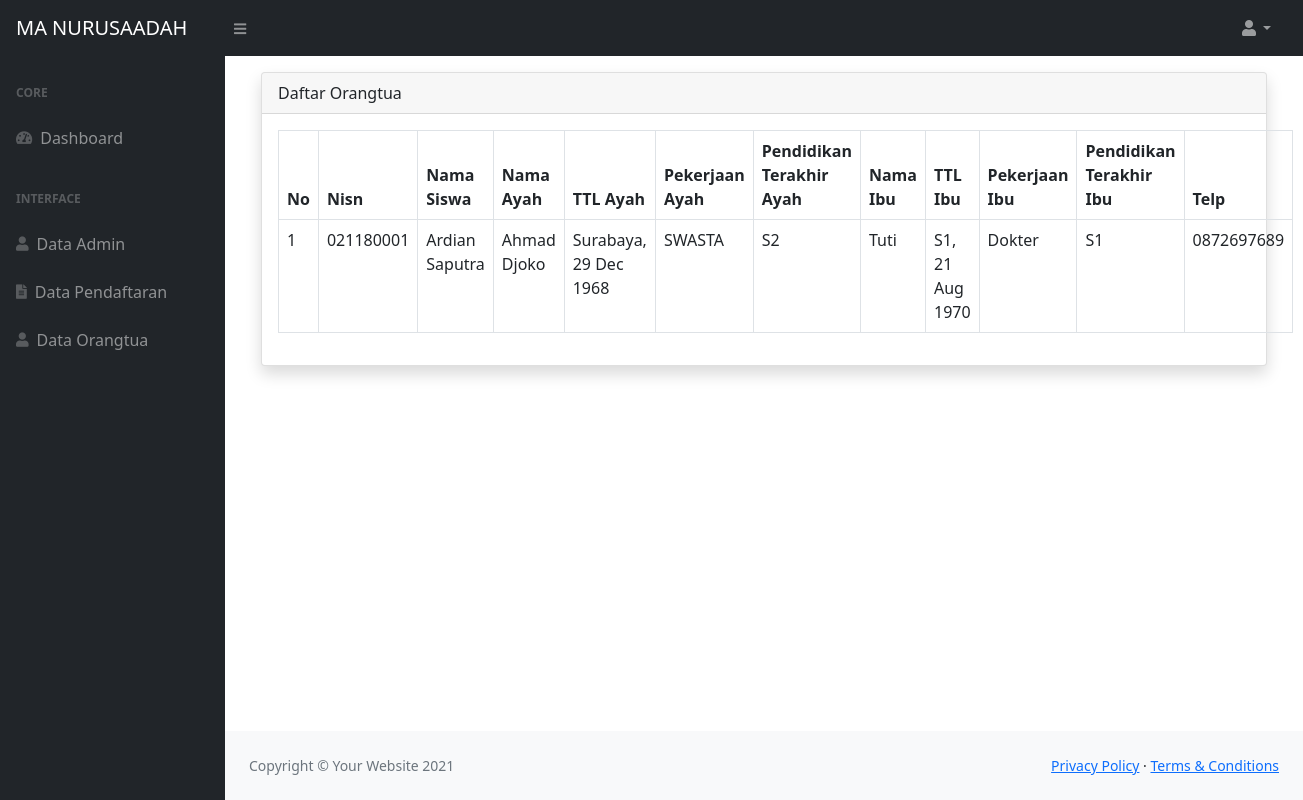
The app's page /admin/index.php?page=data-orangtua (signed in) with its own data.
### tables this page shows
CREATE TABLE `orangtua` (
  `id_orangtua` int(11) NOT NULL,
  `id_user` int(11) NOT NULL,
  `nama_ayah` varchar(50) NOT NULL,
  `tempat_lahir_ayah` varchar(50) NOT NULL,
  `tgl_lahir_ayah` date NOT NULL,
  `pekerjaan_ayah` varchar(50) NOT NULL,
  `pendidikan_terakhir_ayah` varchar(50) NOT NULL,
  `nama_ibu` varchar(50) NOT NULL,
  `tempat_lahir_ibu` varchar(50) NOT NULL,
  `tgl_lahir_ibu` date NOT NULL,
  `pekerjaan_ibu` varchar(50) NOT NULL,
  `pendidikan_terakhir_ibu` varchar(50) NOT NULL,
  `telp` varchar(50) NOT NULL
);

CREATE TABLE `pendaftaran` (
  `id_pendaftaran` int(11) NOT NULL,
  `id_user` int(11) NOT NULL,
  `nisn` varchar(50) NOT NULL,
  `nama` varchar(50) NOT NULL,
  `asal_sekolah` varchar(50) NOT NULL,
  `tempat_lahir` varchar(50) NOT NULL,
  `tgl_lahir` date NOT NULL,
  `jenis_kelamin` varchar(50) NOT NULL,
  `agama` varchar(50) NOT NULL,
  `no_hp` varchar(50) NOT NULL,
  `alamat` text NOT NULL,
  `tgl_daftar` date NOT NULL,
  `foto` varchar(50) NOT NULL,
  `kk` varchar(50) NOT NULL,
  `akte` varchar(50) NOT NULL,
  `ijazah` varchar(50) NOT NULL,
  `konfirmasi` varchar(50) NOT NULL DEFAULT '-'
);

### admin/data-orangtua.php (the view, shortened to what this page needs)
<?php
$query = mysqli_query($koneksi, "SELECT * FROM orangtua join user on orangtua.id_user=user.id_user join pendaftaran on user.id_user=pendaftaran.id_user");
?>
<div class="container mt-3">
    <div class="row">
        <div class="col">
            <div class="card shadow">
                <div class="card-header">
                    <div class="clearfix">
                        <div class="float-left">
                            Daftar Orangtua
                        </div>
                    </div>
                </div>
                <div class="card-body">
                    <table id="table-1" class="table table-bordered">
                        <thead>
                            <tr>
                                <th>No</th>
                                <th>Nisn</th>
                                <th>Nama Siswa</th>
                                <th>Nama Ayah</th>
                                <th>TTL Ayah</th>
                                <th>Pekerjaan Ayah</th>
                                <th>Pendidikan Terakhir Ayah</th>
                                <th>Nama Ibu</th>
                                <th>TTL Ibu</th>
                                <th>Pekerjaan Ibu</th>
                                <th>Pendidikan Terakhir Ibu</th>
                                <th>Telp</th>
                            </tr>
                        </thead>
                        <tbody>
                            <?php $no=1; ?>
                            <?php while($row = mysqli_fetch_assoc($query)) : ?>
                            <tr class="text-capitalize">
                                <td><?= $no++ ?></td>
                                <td><?= $row['nisn'] ?></td>
                                <td><?= $row['nama'] ?></td>
                                <td><?= $row['nama_ayah'] ?></td>
                                <td><?= $row['tempat_lahir_ayah'].", ".date('d M Y', strtotime($row['tgl_lahir_ayah']));; ?></td>
                                <td><?= $row['pekerjaan_ayah'] ?></td>
                                <td><?= $row['pendidikan_terakhir_ayah'] ?></td>
                                <td><?= $row['nama_ibu'] ?></td>
                                <td><?= $row['tempat_lahir_ibu'].", ".date('d M Y', strtotime($row['tgl_lahir_ibu']));; ?></td>
                                <td><?= $row['pekerjaan_ibu'] ?></td>
                                <td><?= $row['pendidikan_terakhir_ibu'] ?></td>
                                <td><?= $row['telp'] ?></td>
                            </tr>
                            <?php endwhile; ?>
                        </tbody>
                    </table>
                </div>
            </div>
        </div>
    </div>
</div>

### records on screen
orangtua: pendaftaran.nisn "021180001", pendaftaran.nama "Ardian Saputra", nama_ayah "Ahmad Djoko", tempat_lahir_ayah "Surabaya", tgl_lahir_ayah "29 Dec 1968", pekerjaan_ayah "SWASTA", pendidikan_terakhir_ayah "S2", nama_ibu "Tuti", tempat_lahir_ibu "S1", tgl_lahir_ibu "21 Aug 1970", pekerjaan_ibu "Dokter", pendidikan_terakhir_ibu "S1", telp "0872697689"
